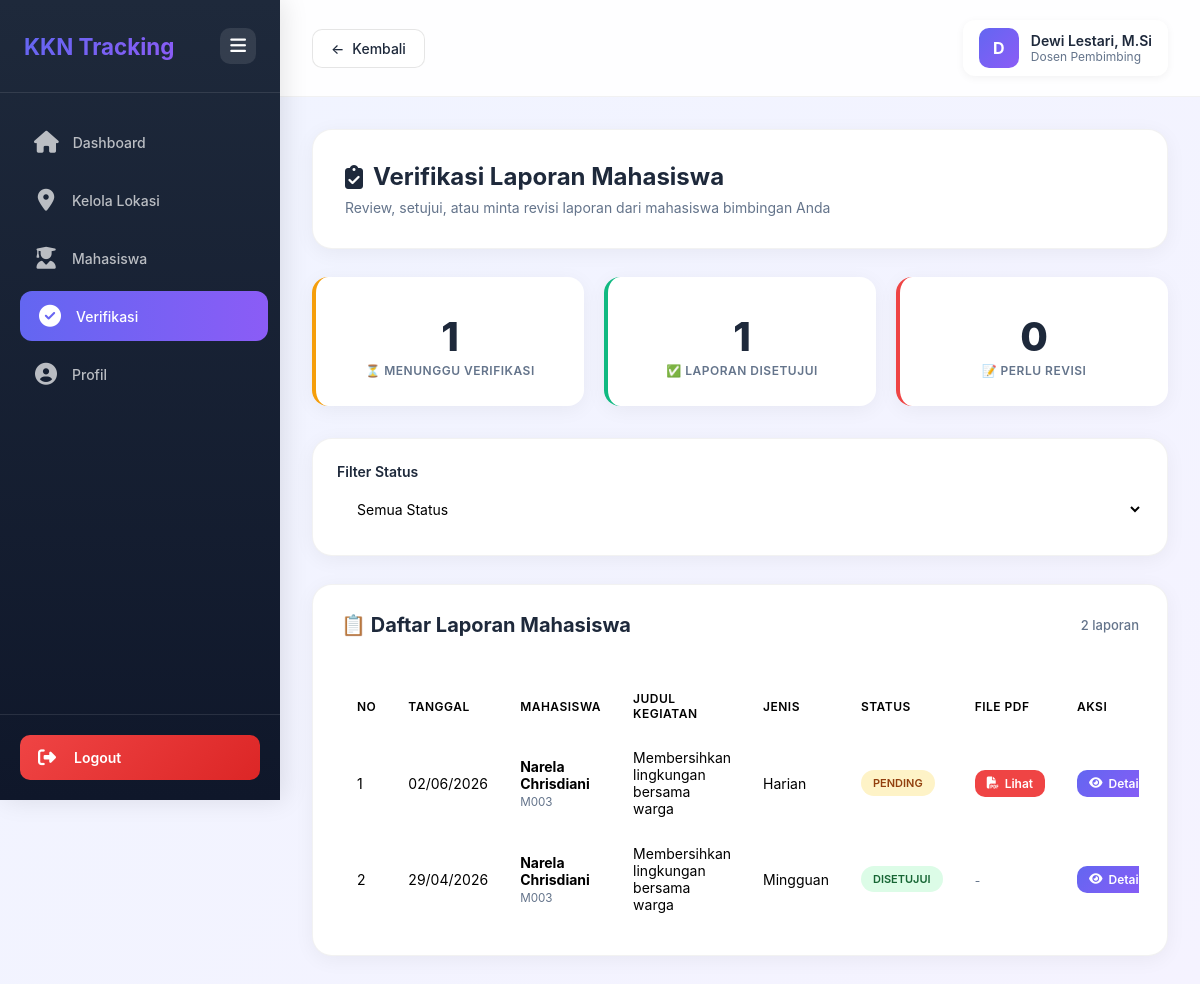
The page /Dpl/verifikasi_laporan.php (signed in) on the database its author committed.
### tables this page shows
CREATE TABLE `laporan` (
  `id` int NOT NULL AUTO_INCREMENT,
  `kegiatan_id` int NOT NULL,
  `jenis_laporan` enum('harian','mingguan','bulanan','akhir') NOT NULL,
  `tanggal_laporan` date NOT NULL,
  `uraian_kegiatan` text NOT NULL,
  `capaian` text,
  `kendala_lapangan` text,
  `dampak_sosial` text,
  `rekomendasi` text,
  `ttd_digital` varchar(255) DEFAULT NULL,
  `status_verifikasi` enum('pending','disetujui','revisi') DEFAULT 'pending',
  `catatan_dpl` text,
  `verified_at` timestamp NULL DEFAULT NULL,
  `verified_by` int DEFAULT NULL,
  `created_at` timestamp NOT NULL DEFAULT CURRENT_TIMESTAMP,
  `file_pdf` varchar(255) DEFAULT NULL,
  PRIMARY KEY (`id`),
  KEY `verified_by` (`verified_by`),
  KEY `idx_kegiatan` (`kegiatan_id`),
  KEY `idx_status` (`status_verifikasi`),
  KEY `idx_tanggal` (`tanggal_laporan`),
  CONSTRAINT `laporan_ibfk_1` FOREIGN KEY (`kegiatan_id`) REFERENCES `kegiatan` (`id`) ON DELETE CASCADE,
  CONSTRAINT `laporan_ibfk_2` FOREIGN KEY (`verified_by`) REFERENCES `users` (`id`) ON DELETE SET NULL
);

CREATE TABLE `users` (
  `id` int NOT NULL AUTO_INCREMENT,
  `npm_nip` varchar(20) NOT NULL,
  `nama` varchar(100) NOT NULL,
  `email` varchar(100) NOT NULL,
  `password` varchar(255) NOT NULL,
  `role` enum('admin','dpl','mahasiswa','lembaga') NOT NULL,
  `lokasi_id` int DEFAULT NULL,
  `created_at` timestamp NOT NULL DEFAULT CURRENT_TIMESTAMP,
  PRIMARY KEY (`id`),
  UNIQUE KEY `npm_nip` (`npm_nip`),
  UNIQUE KEY `email` (`email`),
  KEY `idx_role` (`role`),
  KEY `idx_npm_nip` (`npm_nip`)
);

CREATE TABLE `kegiatan` (
  `id` int NOT NULL AUTO_INCREMENT,
  `penempatan_id` int NOT NULL,
  `judul_kegiatan` varchar(200) NOT NULL,
  `jenis_kegiatan` enum('sosialisasi','pelatihan','pembangunan','pendampingan','penyuluhan','lainnya') NOT NULL,
  `tanggal_kegiatan` date NOT NULL,
  `lokasi_kegiatan` varchar(150) DEFAULT NULL,
  `peserta_count` int DEFAULT '0',
  `deskripsi` text NOT NULL,
  `indikator_capaian` text,
  `kendala` text,
  `solusi` text,
  `dokumentasi_foto` varchar(255) DEFAULT NULL,
  `status` enum('direncanakan','berjalan','selesai') DEFAULT 'direncanakan',
  `created_at` timestamp NOT NULL DEFAULT CURRENT_TIMESTAMP,
  PRIMARY KEY (`id`),
  KEY `idx_penempatan` (`penempatan_id`),
  KEY `idx_tanggal` (`tanggal_kegiatan`),
  KEY `idx_status` (`status`),
  CONSTRAINT `kegiatan_ibfk_1` FOREIGN KEY (`penempatan_id`) REFERENCES `penempatan` (`id`) ON DELETE CASCADE
);

### Dpl/verifikasi_laporan.php (the view, shortened to what this page needs)
<?php
$dpl_id = $_SESSION['user_id'];
$database = new Database();
$pdo = $database->getConnection();
$filter_status = $_GET['status'] ?? 'all';
$query = "
    SELECT
        lap.id, lap.tanggal_laporan, lap.jenis_laporan, lap.status_verifikasi, lap.created_at, lap.file_pdf,
        u.nama as nama_mahasiswa, u.npm_nip,
        k.judul_kegiatan,
        lok.nama_desa
    FROM laporan lap
    JOIN kegiatan k ON lap.kegiatan_id = k.id
    JOIN penempatan p ON k.penempatan_id = p.id
    JOIN users u ON p.mahasiswa_id = u.id
    JOIN lokasi lok ON p.lokasi_id = lok.id
    WHERE p.dpl_id = ?
";
$params = [$dpl_id];
$query .= " ORDER BY
    CASE lap.status_verifikasi
        WHEN 'pending' THEN 1
        WHEN 'disetujui' THEN 2
        WHEN 'revisi' THEN 3
    END,
    lap.created_at DESC
";
$stmt = $pdo->prepare($query);
$stmt->execute($params);
$laporan_list = $stmt->fetchAll(PDO::FETCH_ASSOC);
$stmt = $pdo->prepare("
    SELECT
        COUNT(*) as total,
        SUM(CASE WHEN status_verifikasi = 'pending' THEN 1 ELSE 0 END) as pending,
        SUM(CASE WHEN status_verifikasi = 'disetujui' THEN 1 ELSE 0 END) as disetujui,
        SUM(CASE WHEN status_verifikasi = 'revisi' THEN 1 ELSE 0 END) as revisi
    FROM laporan lap
    JOIN kegiatan k ON lap.kegiatan_id = k.id
    JOIN penempatan p ON k.penempatan_id = p.id
    WHERE p.dpl_id = ?
");
$stmt->execute([$dpl_id]);
$stats = $stmt->fetch(PDO::FETCH_ASSOC);
?>
<!DOCTYPE html>
<html lang="id">
<head>
    <link rel="stylesheet" href="https://cdnjs.cloudflare.com/ajax/libs/font-awesome/6.5.1/css/all.min.css">
</head>
<body>
    <aside class="sidebar" id="sidebar">
        <div class="sidebar-header">
            <div class="sidebar-brand">KKN Tracking</div>
            <button class="toggle-btn" onclick="toggleSidebar()" title="Toggle Menu"><i class="fa-solid fa-bars"></i></button>
        </div>
        <nav class="sidebar-menu">
            <a href="dashboard.php" class="menu-item"><span class="menu-icon"><i class="fa-solid fa-house"></i></span><span class="menu-text">Dashboard</span></a>
            <a href="kelola_lokasi.php" class="menu-item"><span class="menu-icon"><i class="fa-solid fa-location-dot"></i></span><span class="menu-text">Kelola Lokasi</span></a>
            <a href="kelola_mahasiswa.php" class="menu-item"><span class="menu-icon"><i class="fa-solid fa-user-graduate"></i></span><span class="menu-text">Mahasiswa</span></a>
            <a href="verifikasi_laporan.php" class="menu-item active"><span class="menu-icon"><i class="fa-solid fa-circle-check"></i></span><span class="menu-text">Verifikasi</span></a>
            <a href="profil.php" class="menu-item"><span class="menu-icon"><i class="fa-solid fa-circle-user"></i></span><span class="menu-text">Profil</span></a>
        </nav>
        <div class="sidebar-footer">
            <a href="../logout.php" class="logout-btn"><span class="logout-icon"><i class="fa-solid fa-right-from-bracket"></i></span><span class="logout-text">Logout</span></a>
        </div>
    </aside>
    <main class="main-content">
        <div class="top-bar">
            <a href="javascript:history.back()" class="back-btn" style="display: flex; align-items: center; gap: 8px; padding: 10px 18px; background: white; border: 1px solid rgba(0,0,0,0.1); border-radius: 10px; cursor: pointer; font-size: 14px; font-weight: 500; color: var(--dark); text-decoration: none; transition: var(--transition);">
                <span>←</span><span>Kembali</span>
            </a>
            <div class="user-info">
                <div class="user-avatar"><?= strtoupper(substr($_SESSION['nama'], 0, 1)) ?></div>
                <div class="user-details">
                    <div class="user-name"><?= htmlspecialchars($_SESSION['nama']) ?></div>
                    <div class="user-role">Dosen Pembimbing</div>
                </div>
            </div>
        </div>
        <div class="container">
            <div class="page-header">
                <h1 class="page-title-main"><i class="fa-solid fa-clipboard-check"></i> Verifikasi Laporan Mahasiswa</h1>
                <p class="page-subtitle">Review, setujui, atau minta revisi laporan dari mahasiswa bimbingan Anda</p>
            </div>
            <div class="stats">
                <div class="stat-card pending">
                    <h3><?= $stats['pending'] ?? 0 ?></h3>
                    <p>⏳ Menunggu Verifikasi</p>
                </div>
                <div class="stat-card disetujui">
                    <h3><?= $stats['disetujui'] ?? 0 ?></h3>
                    <p>✅ Laporan Disetujui</p>
                </div>
                <div class="stat-card revisi">
                    <h3><?= $stats['revisi'] ?? 0 ?></h3>
                    <p>📝 Perlu Revisi</p>
                </div>
            </div>
            <div class="filter-card">
                <div class="filter-row">
                    <div class="filter-group">
                        <label>Filter Status</label>
                        <select class="filter-control" onchange="window.location.href='?status='+this.value">
                            <option value="all" <?= $filter_status=='all'?'selected':'' ?>>Semua Status</option>
                        </select>
                    </div>
                </div>
            </div>
            <div class="table-section">
                <div class="table-title">
                    <span>📋 Daftar Laporan Mahasiswa</span>
                    <?php if (count($laporan_list) > 0): ?>
                        <span style="font-size:13px; color:var(--gray); font-weight:500;"><?= count($laporan_list) ?> laporan</span>
                    <?php endif; ?>
                </div>
                <?php if (count($laporan_list) > 0): ?>
                <div class="table-responsive">
                    <table>
                        <thead>
                            <tr>
                                <th width="5%">No</th>
                                <th width="10%">Tanggal</th>
                                <th width="18%">Mahasiswa</th>
                                <th width="25%">Judul Kegiatan</th>
                                <th width="10%">Jenis</th>
                                <th width="10%">Status</th>
                                <th width="10%">File PDF</th>
                                <th width="12%">Aksi</th>
                            </tr>
                        </thead>
                        <tbody>
                            <?php $no = 1; foreach ($laporan_list as $l): ?>
                            <tr>
                                <td><?= $no++ ?></td>
                                <td><?= date('d/m/Y', strtotime($l['tanggal_laporan'])) ?></td>
                                <td>
                                    <strong><?= htmlspecialchars($l['nama_mahasiswa']) ?></strong><br>
                                    <small style="color:var(--gray);"><?= htmlspecialchars($l['npm_nip']) ?></small>
                                </td>
                                <td><?= htmlspecialchars($l['judul_kegiatan']) ?></td>
                                <td><?= ucfirst($l['jenis_laporan']) ?></td>
                                <td><span class="badge badge-<?= $l['status_verifikasi'] ?>"><?= ucfirst($l['status_verifikasi']) ?></span></td>
                                <td>
                                    <?php if (!empty($l['file_pdf'])): ?>
                                        <a href="../assets/uploads/laporan/<?= htmlspecialchars($l['file_pdf']) ?>"
                                           class="btn btn-sm"
                                           target="_blank"
                                           style="background: var(--danger); color: white; text-decoration: none;">
                                            <i class="fa-solid fa-file-pdf"></i> Lihat
                                        </a>
                                    <?php else: ?>
                                        <span style="color:var(--gray); font-size:12px;">-</span>
                                    <?php endif; ?>
                                </td>
                                <td>
                                    <a href="?detail=<?= $l['id'] ?><?= $filter_status!='all'?'&status='.$filter_status:'' ?>"
                                       class="btn btn-primary btn-sm">
                                       <i class="fa-solid fa-eye"></i> Detail
                                    </a>
                                </td>
                            </tr>
                            <?php endforeach; ?>
                        </tbody>
                    </table>
                </div>
                <?php endif; ?>
            </div>
        </div>
    </main>
</body>
</html>

### rows shown on the page
laporan: tanggal_laporan "02/06/2026", users.nama "Narela Chrisdiani", users.npm_nip "M003", kegiatan.judul_kegiatan "Membersihkan lingkungan bersama warga", jenis_laporan "Harian", status_verifikasi "PENDING"
laporan: tanggal_laporan "29/04/2026", users.nama "Narela Chrisdiani", users.npm_nip "M003", kegiatan.judul_kegiatan "Membersihkan lingkungan bersama warga", jenis_laporan "Mingguan", status_verifikasi "DISETUJUI"

### other values the page prints
substr($_SESSION['nama'], 0, 1) "D"
$_SESSION['nama'] "Dewi Lestari, M.Si"
$stats['pending'] "1"
$stats['disetujui'] "1"
$stats['revisi'] "0"
count($laporan_list) "2"
